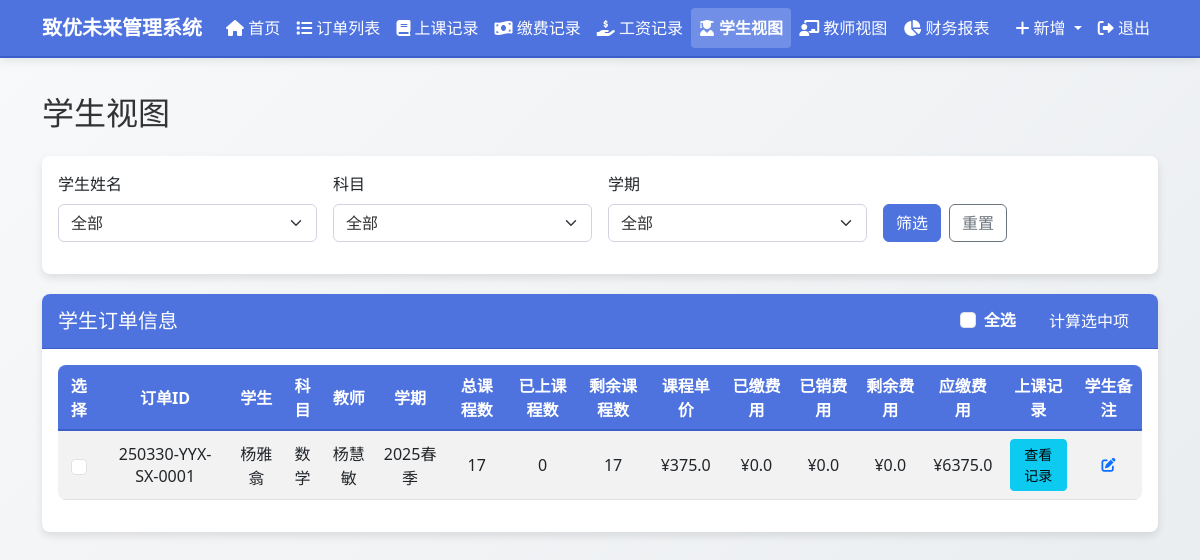
The page /student_view (signed in) on the database as committed earlier.
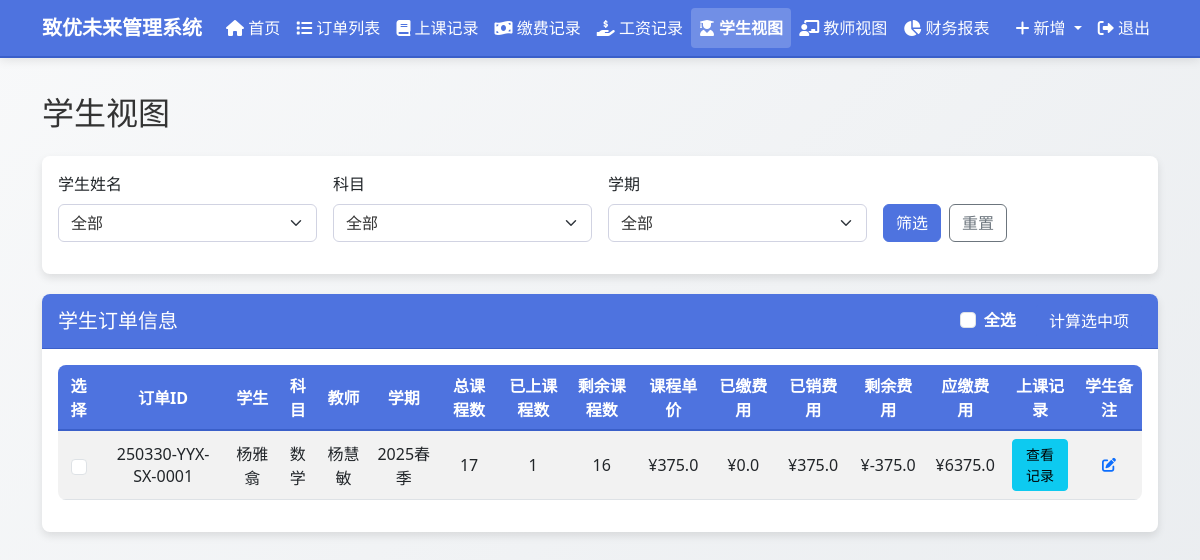
The same page on the database as committed later.
### models.py (models this page shows, shortened)
class Order(db.Model):
    id = db.Column(db.Integer, primary_key=True)
    order_number = db.Column(db.String(50),
                             unique=True,
                             nullable=False,
                             default="")
    student_name = db.Column(db.String(100), nullable=False)
    subject = db.Column(db.String(100), nullable=False)
    teacher_name = db.Column(db.String(100), nullable=False)
    semester = db.Column(db.String(100), nullable=False)
    total_classes = db.Column(db.Integer, default=0)
    completed_classes = db.Column(db.Integer, default=0)
    remaining_classes = db.Column(db.Integer, default=0)
    class_price = db.Column(db.Float, default=0.0)
    salary_price = db.Column(db.Float, default=0.0)  # 新增工资单价字段
    total_price = db.Column(db.Float, default=0.0)
    paid_amount = db.Column(db.Float, default=0.0)
    used_amount = db.Column(db.Float, default=0.0)
    remaining_amount = db.Column(db.Float, default=0.0)  # 已缴费用 - 已销费用
    payable_amount = db.Column(db.Float, default=0.0)  # 订单总价 - 已缴费用
    payable_salary = db.Column(db.Float, default=0.0)
    paid_salary = db.Column(db.Float, default=0.0)
    remaining_salary = db.Column(db.Float, default=0.0)
    order_note = db.Column(db.Text, nullable=True)
    teacher_note = db.Column(db.Text, nullable=True)
    student_note = db.Column(db.Text, nullable=True)
    created_at = db.Column(db.DateTime, default=datetime.now)
    class_records = db.relationship('ClassRecord', backref='order', lazy=True)
    payment_records = db.relationship('PaymentRecord',
                                      backref='order',
                                      lazy=True)
    salary_records = db.relationship('SalaryRecord',
                                     backref='order',
                                     lazy=True)

### routes.py (the view)
@app.route('/student_view')
@login_required
def student_view():
    student_name = request.args.get('student_name', '')
    subject = request.args.get('subject', '')
    semester = request.args.get('semester', '')
    query = Order.query
    if student_name:
        query = query.filter(Order.student_name == student_name)
    if subject:
        query = query.filter(Order.subject == subject)
    if semester:
        query = query.filter(Order.semester == semester)
    orders = query.all()
    all_students = db.session.query(Order.student_name).distinct().all()
    all_subjects = db.session.query(Order.subject).distinct().all()
    all_semesters = db.session.query(Order.semester).distinct().all()
    order_form = OrderForm()
    class_record_form = ClassRecordForm()
    payment_record_form = PaymentRecordForm()
    salary_record_form = SalaryRecordForm()
    all_orders = Order.query.all()
    class_record_form.order_id.choices = [
        (order.id,
         f"{order.order_number} - {order.student_name} - {order.subject}")
        for order in all_orders
    ]
    payment_record_form.order_id.choices = [
        (order.id,
         f"{order.order_number} - {order.student_name} - {order.subject}")
        for order in all_orders
    ]
    salary_record_form.order_id.choices = [
        (order.id,
         f"{order.order_number} - {order.teacher_name} - {order.subject}")
        for order in all_orders
    ]
    return render_template(
        'student_view.html',
        title='学生视图',
        orders=orders,
        all_students=[student[0] for student in all_students],
        all_subjects=[subject[0] for subject in all_subjects],
        all_semesters=[semester[0] for semester in all_semesters],
        selected_student=student_name,
        selected_subject=subject,
        selected_semester=semester,
        edit_note_form=EditNoteForm(),
        order_form=order_form,
        class_record_form=class_record_form,
        payment_record_form=payment_record_form,
        salary_record_form=salary_record_form)

### forms.py
class OrderForm(FlaskForm):
    student_name = StringField('学生姓名', validators=[DataRequired()])
    subject = StringField('科目', validators=[DataRequired()])
    teacher_name = StringField('教师姓名', validators=[DataRequired()])
    semester = StringField('学期', validators=[DataRequired()])
    total_classes = IntegerField('总课程数', validators=[DataRequired(), NumberRange(min=1)])
    class_price = FloatField('课程单价', validators=[DataRequired(), NumberRange(min=0)])
    salary_price = FloatField('工资单价', validators=[DataRequired(), NumberRange(min=0)])
    order_note = TextAreaField('订单备注', validators=[Optional()])
    submit = SubmitField('保存')

### app.py (called while the page is built)
@login_manager.user_loader
def load_user(user_id):
    from models import User
    return User.query.get(int(user_id))

### templates/student_view.html (shortened to what the changed rows need)
{% extends "layout.html" %}
{% block content %}
<h2 class="mb-4">学生视图</h2>
<div class="card">
    <div class="card-body">
        {% if orders %}
        <div class="table-responsive">
            <table class="table table-striped table-hover">
                <thead>
                    <tr>
                        <th>选择</th>
                        <th>订单ID</th>
                        <th>学生</th>
                        <th>科目</th>
                        <th>教师</th>
                        <th>学期</th>
                        <th>总课程数</th>
                        <th>已上课程数</th>
                        <th>剩余课程数</th>
                        <th>课程单价</th>
                        <th>已缴费用</th>
                        <th>已销费用</th>
                        <th>剩余费用</th>
                        <th>应缴费用</th>
                        <th>上课记录</th>
                        <th>学生备注</th>
                    </tr>
                </thead>
                <tbody>
                    {% for order in orders %}
                    <tr>
                        <td>
                            <input type="checkbox" class="form-check-input order-checkbox" value="{{ order.id }}">
                        </td>
                        <td>{{ order.order_number }}</td>
                        <td>{{ order.student_name }}</td>
                        <td>{{ order.subject }}</td>
                        <td>{{ order.teacher_name }}</td>
                        <td>{{ order.semester }}</td>
                        <td>{{ order.total_classes }}</td>
                        <td>{{ order.completed_classes }}</td>
                        <td>{{ order.remaining_classes }}</td>
                        <td>¥{{ order.class_price }}</td>
                        <td>¥{{ order.paid_amount }}</td>
                        <td>¥{{ order.used_amount }}</td>
                        <td>¥{{ order.remaining_amount }}</td>
                        <td>¥{{ order.payable_amount }}</td>
                        <td>
                            <button type="button" class="btn btn-sm btn-info view-class-records"
                                    data-bs-toggle="modal" data-bs-target="#classRecordsModal"
                                    data-order-id="{{ order.id }}">
                                查看记录
                            </button>
                        </td>
                        <td>
                            <button type="button" class="btn btn-sm btn-link edit-note"
                                    data-bs-toggle="modal" data-bs-target="#editNoteModal"
                                    data-note-id="{{ order.id }}"
                                    data-note-type="student_note"
                                    data-note-text="{{ order.student_note or '' }}">
                                <i class="fas fa-edit"></i>
                            </button>
                        </td>
                    </tr>
                    {% endfor %}
                </tbody>
            </table>
        </div>
        {% else %}
        <div class="alert alert-info">暂无符合条件的订单</div>
        {% endif %}
    </div>
</div>
{% endblock %}

Rows that differ between the two databases and show on the page:
changed Order "250330-YYX-SX-0001": completed_classes "0" → "1"; remaining_classes "17" → "16"; used_amount "0.0" → "375.0"; remaining_amount "0.0" → "-375.0"
